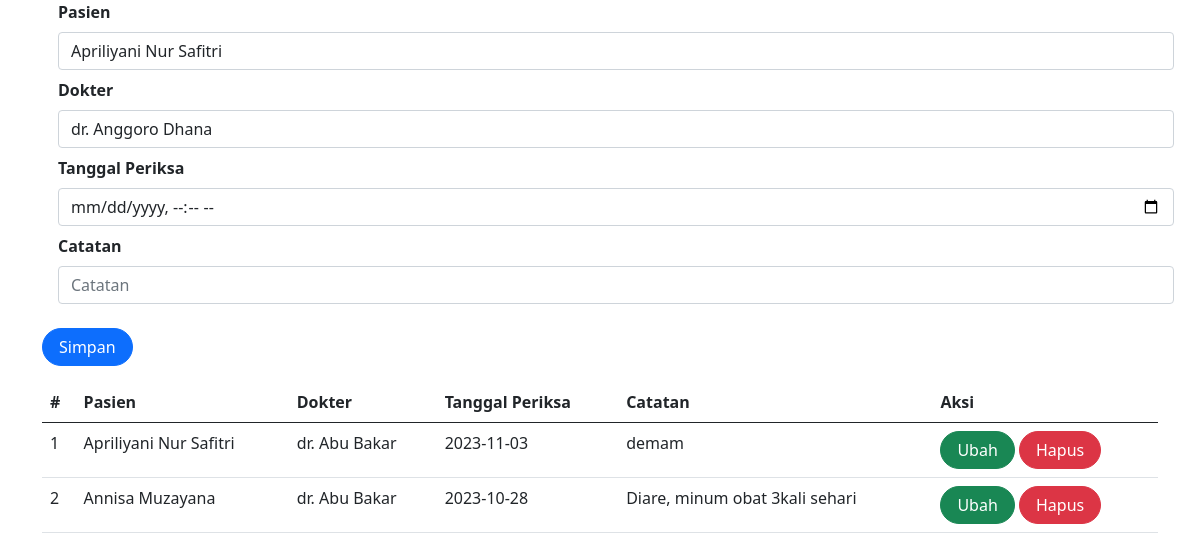
The app's page /periksa.php with its own data.
### tables this page shows
CREATE TABLE `periksa` (
  `id` int(10) UNSIGNED NOT NULL,
  `id_dokter` int(10) UNSIGNED NOT NULL,
  `id_pasien` int(10) UNSIGNED NOT NULL,
  `tgl_periksa` date NOT NULL,
  `catatan` text DEFAULT NULL
);

CREATE TABLE `pasien` (
  `id` int(10) UNSIGNED NOT NULL,
  `nama` varchar(255) DEFAULT NULL,
  `alamat` varchar(255) DEFAULT NULL,
  `no_hp` varchar(50) DEFAULT NULL
);

CREATE TABLE `dokter` (
  `id` int(10) UNSIGNED NOT NULL,
  `nama` varchar(255) DEFAULT NULL,
  `alamat` varchar(255) DEFAULT NULL,
  `no_hp` varchar(50) DEFAULT NULL
);

### periksa.php (the view, shortened to what this page needs)
<?php
include_once("koneksi.php");
?>
<!DOCTYPE html>
<html lang="en">
<head>
    <link href="https://cdn.jsdelivr.net/npm/bootstrap@5.0.2/dist/css/bootstrap.min.css"
    rel="stylesheet"
>
</head>
<body>
    <div class="container">
<form class="form row" method="POST" action="" name="myForm" onsubmit="return(validate());">
    <?php
    $id_pasien = '';
    $id_dokter = '';
    $tgl_periksa = '';
    $catatan = '';
    ?>
    <div class="form-group mx-sm-3 mb-2">
    <label for="inputPasien" class="form-label fw-bold">Pasien</label>
    <select class="form-control" name="id_pasien">
        <?php
        $selected = '';
        $pasien = mysqli_query($mysqli, "SELECT * FROM pasien");
        while ($data = mysqli_fetch_array($pasien)) {
            if ($data['id'] == $id_pasien) {
                $selected = 'selected="selected"';
            } else {
                $selected = '';
            }
        ?>
            <option value="<?php echo $data['id'] ?>" <?php echo $selected ?>><?php echo $data['nama'] ?></option>
        <?php
        }
        ?>
    </select>
    </div>
    <div class="form-group mx-sm-3 mb-2">
    <label for="inputDokter" class="form-label fw-bold">Dokter</label>
    <select class="form-control" name="id_dokter">
        <?php
        $selected = '';
        $dokter = mysqli_query($mysqli, "SELECT * FROM dokter");
        while ($data = mysqli_fetch_array($dokter)) {
            if ($data['id'] == $id_dokter) {
                $selected = 'selected="selected"';
            } else {
                $selected = '';
            }
        ?>
            <option value="<?php echo $data['id'] ?>" <?php echo $selected ?>><?php echo $data['nama'] ?></option>
        <?php
        }
        ?>
    </select>
    </div>
    <div class="form-group mx-sm-3 mb-2">
        <label for="inputTglPeriksa" class="form-label fw-bold">
            Tanggal Periksa
        </label>
        <input type="datetime-local" class="form-control" name="tgl_periksa" id="inputTglPeriksa" placeholder="Tanggal Periksa" value="<?php echo $tgl_periksa ?>">
    </div>
    <div class="form-group mx-sm-3 mb-2">
        <label for="inputCatatan" class="form-label fw-bold">
            Catatan
        </label>
        <input type="text" class="form-control" name="catatan" id="inputCatatan" placeholder="Catatan" value="<?php echo $catatan ?>">
    </div>
    <div class="mt-3">
        <button type="submit" class="btn btn-primary rounded-pill px-3" name="simpan">Simpan</button>
    </div>
</form>
<table class="table table-hover mt-3">
    <thead>
        <tr>
            <th scope="col">#</th>
            <th scope="col">Pasien</th>
            <th scope="col">Dokter</th>
            <th scope="col">Tanggal Periksa</th>
            <th scope="col">Catatan</th>
            <th scope="col">Aksi</th>
        </tr>
    </thead>
    <tbody>
        <?php
        $result = mysqli_query($mysqli, "SELECT pr.*,d.nama as 'nama_dokter', p.nama as 'nama_pasien' FROM periksa pr LEFT JOIN dokter d ON (pr.id_dokter=d.id) LEFT JOIN pasien p ON (pr.id_pasien=p.id) ORDER BY pr.tgl_periksa DESC");
        $no = 1;
        while ($data = mysqli_fetch_array($result)) {
        ?>
            <tr>
                <td><?php echo $no++ ?></td>
                <td><?php echo $data['nama_pasien'] ?></td>
                <td><?php echo $data['nama_dokter'] ?></td>
                <td><?php echo $data['tgl_periksa'] ?></td>
                <td><?php echo $data['catatan'] ?></td>
                <td>
                <a class="btn btn-success rounded-pill px-3"
                    href="index.php?page=periksa&id=<?php echo $data['id'] ?>">Ubah
                    </a>
                    <a class="btn btn-danger rounded-pill px-3"
                    href="index.php?page=periksa&id=<?php echo $data['id'] ?>&aksi=hapus">Hapus
                    </a>
                </td>
            </tr>
        <?php
        }
        ?>
    </tbody>
</table>
</body>
</html>

### records on screen
periksa: id_pasien.nama "Apriliyani Nur Safitri", id_dokter.nama "dr. Abu Bakar", tgl_periksa "2023-11-03", catatan "demam"
periksa: id_pasien.nama "Annisa Muzayana", id_dokter.nama "dr. Abu Bakar", tgl_periksa "2023-10-28", catatan "Diare, minum obat 3kali sehari"

### other values on screen
form field id_pasien "Apriliyani Nur Safitri"
form field id_dokter "dr. Anggoro Dhana"
